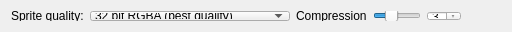
<?xml version="1.0" encoding="UTF-8"?>
<ui version="4.0">
 <class>SpriteQualitySelector</class>
 <widget class="QWidget" name="SpriteQualitySelector">
  <property name="geometry">
   <rect>
    <x>0</x>
    <y>0</y>
    <width>512</width>
    <height>32</height>
   </rect>
  </property>
  <property name="minimumSize">
   <size>
    <width>0</width>
    <height>32</height>
   </size>
  </property>
  <property name="windowTitle">
   <string>Form</string>
  </property>
  <layout class="QHBoxLayout" name="horizontalLayout">
   <item>
    <widget class="QLabel" name="label">
     <property name="sizePolicy">
      <sizepolicy hsizetype="Preferred" vsizetype="Preferred">
       <horstretch>0</horstretch>
       <verstretch>0</verstretch>
      </sizepolicy>
     </property>
     <property name="minimumSize">
      <size>
       <width>0</width>
       <height>0</height>
      </size>
     </property>
     <property name="maximumSize">
      <size>
       <width>16777215</width>
       <height>16777215</height>
      </size>
     </property>
     <property name="text">
      <string>Sprite quality:</string>
     </property>
    </widget>
   </item>
   <item>
    <widget class="QComboBox" name="qualityComboBox">
     <item>
      <property name="text">
       <string>32 bit RGBA (best quality)</string>
      </property>
     </item>
     <item>
      <property name="text">
       <string>24 bit RGBA</string>
      </property>
     </item>
     <item>
      <property name="text">
       <string>16 bit RGBA</string>
      </property>
     </item>
     <item>
      <property name="text">
       <string>8 bit indexed (smallest file size)</string>
      </property>
     </item>
    </widget>
   </item>
   <item>
    <widget class="QLabel" name="label_2">
     <property name="sizePolicy">
      <sizepolicy hsizetype="Preferred" vsizetype="Preferred">
       <horstretch>0</horstretch>
       <verstretch>0</verstretch>
      </sizepolicy>
     </property>
     <property name="minimumSize">
      <size>
       <width>0</width>
       <height>0</height>
      </size>
     </property>
     <property name="text">
      <string>Compression</string>
     </property>
    </widget>
   </item>
   <item>
    <widget class="QSlider" name="compressionSlider">
     <property name="sizePolicy">
      <sizepolicy hsizetype="Preferred" vsizetype="Fixed">
       <horstretch>0</horstretch>
       <verstretch>0</verstretch>
      </sizepolicy>
     </property>
     <property name="maximum">
      <number>9</number>
     </property>
     <property name="pageStep">
      <number>1</number>
     </property>
     <property name="value">
      <number>3</number>
     </property>
     <property name="orientation">
      <enum>Qt::Horizontal</enum>
     </property>
     <property name="tickPosition">
      <enum>QSlider::NoTicks</enum>
     </property>
    </widget>
   </item>
   <item>
    <widget class="QSpinBox" name="compressionSpinBox">
     <property name="suffix">
      <string/>
     </property>
     <property name="maximum">
      <number>9</number>
     </property>
     <property name="value">
      <number>3</number>
     </property>
    </widget>
   </item>
   <item>
    <spacer name="horizontalSpacer">
     <property name="orientation">
      <enum>Qt::Horizontal</enum>
     </property>
     <property name="sizeType">
      <enum>QSizePolicy::MinimumExpanding</enum>
     </property>
     <property name="sizeHint" stdset="0">
      <size>
       <width>40</width>
       <height>20</height>
      </size>
     </property>
    </spacer>
   </item>
  </layout>
 </widget>
 <resources>
  <include location="../resources/resources.qrc"/>
 </resources>
 <connections>
  <connection>
   <sender>compressionSlider</sender>
   <signal>valueChanged(int)</signal>
   <receiver>compressionSpinBox</receiver>
   <slot>setValue(int)</slot>
   <hints>
    <hint type="sourcelabel">
     <x>369</x>
     <y>14</y>
    </hint>
    <hint type="destinationlabel">
     <x>441</x>
     <y>15</y>
    </hint>
   </hints>
  </connection>
  <connection>
   <sender>compressionSpinBox</sender>
   <signal>valueChanged(int)</signal>
   <receiver>compressionSlider</receiver>
   <slot>setValue(int)</slot>
   <hints>
    <hint type="sourcelabel">
     <x>461</x>
     <y>19</y>
    </hint>
    <hint type="destinationlabel">
     <x>354</x>
     <y>16</y>
    </hint>
   </hints>
  </connection>
 </connections>
</ui>
